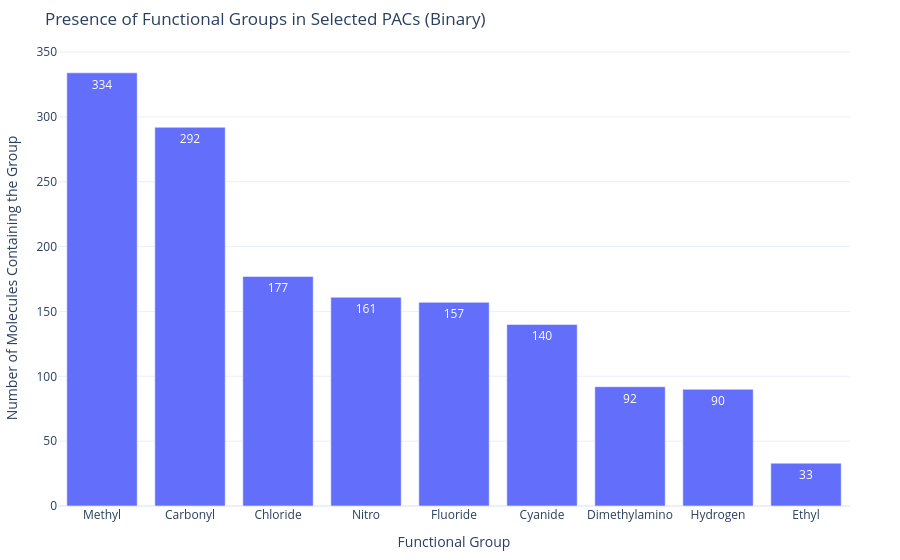

This figure's notebook cell:
### Code cell
import sqlite3

import pandas as pd
import plotly.express as px

db_path = "../data/pac5.db"
conn = sqlite3.connect(db_path)

query = """
SELECT
    num_fg_nitro,
    num_fg_cyanide,
    num_fg_dimethylamino,
    num_fg_methyl,
    num_fg_ethyl,
    num_fg_fluoride,
    num_fg_chloride,
    num_fg_carbonyl,
    num_fg_hydrogen
FROM pac5 WHERE camb3lyp_selected = 1 AND num_total_rings > 1
"""
df = pd.read_sql_query(query, conn)
conn.close()

df_binary = (df > 0).astype(int)

fg_counts = df_binary.sum().reset_index()
fg_counts.columns = ["Functional Group", "Molecule Count"]

fg_counts["Functional Group"] = (
    fg_counts["Functional Group"].str.replace("num_fg_", "").str.capitalize()
)
fg_counts = fg_counts.sort_values("Molecule Count", ascending=False)

fig = px.bar(
    fg_counts,
    x="Functional Group",
    y="Molecule Count",
    title="Presence of Functional Groups in Selected PACs (Binary)",
    text_auto=True,
    template="plotly_white",
)

fig.update_layout(
    xaxis_title="Functional Group",
    yaxis_title="Number of Molecules Containing the Group",
    margin=dict(t=50, b=50, l=50, r=50),
)

fig.show()

### Figure 1 — Plotly figure (JSON) as saved in the notebook; plotly's stock layout.template omitted (floating-point values rounded to 4 significant figures)
{"data": [{"hovertemplate": "Functional Group=%{x}<br>Molecule Count=%{y}<extra></extra>", "legendgroup": "", "marker": {"color": "#636efa", "pattern": {"shape": ""}}, "name": "", "orientation": "v", "showlegend": false, "textposition": "auto", "texttemplate": "%{y}", "type": "bar", "x": ["Methyl", "Carbonyl", "Chloride", "Nitro", "Fluoride", "Cyanide", "Dimethylamino", "Hydrogen", "Ethyl"], "xaxis": "x", "y": [334, 292, 177, 161, 157, 140, 92, 90, 33], "yaxis": "y"}], "layout": {"barmode": "relative", "legend": {"tracegroupgap": 0}, "margin": {"b": 50, "l": 50, "r": 50, "t": 50}, "title": {"text": "Presence of Functional Groups in Selected PACs (Binary)"}, "xaxis": {"anchor": "y", "domain": [0.0, 1.0], "title": {"text": "Functional Group"}}, "yaxis": {"anchor": "x", "domain": [0.0, 1.0], "title": {"text": "Number of Molecules Containing the Group"}}}}
